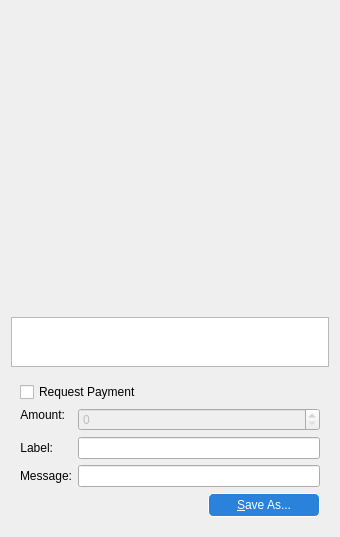
<?xml version="1.0" encoding="UTF-8"?>
<ui version="4.0">
 <class>QRCodeDialog</class>
 <widget class="QDialog" name="QRCodeDialog">
  <property name="geometry">
   <rect>
    <x>0</x>
    <y>0</y>
    <width>340</width>
    <height>530</height>
   </rect>
  </property>
  <property name="windowTitle">
   <string>QR Code Dialog</string>
  </property>
  <layout class="QVBoxLayout" name="verticalLayout_3">
   <item>
    <widget class="QLabel" name="lblQRCode">
     <property name="sizePolicy">
      <sizepolicy hsizetype="Expanding" vsizetype="Expanding">
       <horstretch>0</horstretch>
       <verstretch>0</verstretch>
      </sizepolicy>
     </property>
     <property name="minimumSize">
      <size>
       <width>300</width>
       <height>300</height>
      </size>
     </property>
     <property name="textFormat">
      <enum>Qt::PlainText</enum>
     </property>
     <property name="alignment">
      <set>Qt::AlignCenter</set>
     </property>
     <property name="wordWrap">
      <bool>true</bool>
     </property>
    </widget>
   </item>
   <item>
    <widget class="QPlainTextEdit" name="outUri">
     <property name="sizePolicy">
      <sizepolicy hsizetype="Expanding" vsizetype="Minimum">
       <horstretch>0</horstretch>
       <verstretch>0</verstretch>
      </sizepolicy>
     </property>
     <property name="minimumSize">
      <size>
       <width>0</width>
       <height>50</height>
      </size>
     </property>
     <property name="tabChangesFocus">
      <bool>true</bool>
     </property>
     <property name="textInteractionFlags">
      <set>Qt::TextSelectableByKeyboard|Qt::TextSelectableByMouse</set>
     </property>
    </widget>
   </item>
   <item>
    <widget class="QWidget" name="widget" native="true">
     <layout class="QVBoxLayout" name="verticalLayout_2">
      <item>
       <widget class="QCheckBox" name="chkReqPayment">
        <property name="enabled">
         <bool>true</bool>
        </property>
        <property name="text">
         <string>Request Payment</string>
        </property>
       </widget>
      </item>
      <item>
       <layout class="QFormLayout" name="formLayout">
        <property name="fieldGrowthPolicy">
         <enum>QFormLayout::AllNonFixedFieldsGrow</enum>
        </property>
        <item row="1" column="0">
         <widget class="QLabel" name="lblLabel">
          <property name="text">
           <string>Label:</string>
          </property>
          <property name="textFormat">
           <enum>Qt::PlainText</enum>
          </property>
          <property name="alignment">
           <set>Qt::AlignRight|Qt::AlignTrailing|Qt::AlignVCenter</set>
          </property>
          <property name="buddy">
           <cstring>lnLabel</cstring>
          </property>
         </widget>
        </item>
        <item row="1" column="1">
         <widget class="QLineEdit" name="lnLabel"/>
        </item>
        <item row="2" column="0">
         <widget class="QLabel" name="lblMessage">
          <property name="text">
           <string>Message:</string>
          </property>
          <property name="textFormat">
           <enum>Qt::PlainText</enum>
          </property>
          <property name="alignment">
           <set>Qt::AlignRight|Qt::AlignTrailing|Qt::AlignVCenter</set>
          </property>
          <property name="buddy">
           <cstring>lnMessage</cstring>
          </property>
         </widget>
        </item>
        <item row="2" column="1">
         <widget class="QLineEdit" name="lnMessage"/>
        </item>
        <item row="0" column="0">
         <widget class="QLabel" name="lblAmount">
          <property name="sizePolicy">
           <sizepolicy hsizetype="Preferred" vsizetype="Maximum">
            <horstretch>0</horstretch>
            <verstretch>0</verstretch>
           </sizepolicy>
          </property>
          <property name="text">
           <string>Amount:</string>
          </property>
          <property name="textFormat">
           <enum>Qt::PlainText</enum>
          </property>
          <property name="alignment">
           <set>Qt::AlignRight|Qt::AlignTrailing|Qt::AlignVCenter</set>
          </property>
          <property name="buddy">
           <cstring>lnReqAmount</cstring>
          </property>
         </widget>
        </item>
        <item row="0" column="1">
         <widget class="BitcoinAmountField" name="lnReqAmount">
          <property name="enabled">
           <bool>false</bool>
          </property>
          <property name="minimumSize">
           <size>
            <width>80</width>
            <height>0</height>
           </size>
          </property>
         </widget>
        </item>
       </layout>
      </item>
      <item>
       <layout class="QHBoxLayout" name="horizontalLayout">
        <item>
         <spacer name="horizontalSpacer">
          <property name="orientation">
           <enum>Qt::Horizontal</enum>
          </property>
          <property name="sizeHint" stdset="0">
           <size>
            <width>40</width>
            <height>20</height>
           </size>
          </property>
         </spacer>
        </item>
        <item>
         <widget class="QPushButton" name="btnSaveAs">
          <property name="styleSheet">
           <string notr="true">background: #2a82db; color: white; border-radius: 5px; padding:4px 28px;border:1px solid white;</string>
          </property>
          <property name="text">
           <string>&amp;Save As...</string>
          </property>
         </widget>
        </item>
       </layout>
      </item>
     </layout>
    </widget>
   </item>
  </layout>
 </widget>
 <customwidgets>
  <customwidget>
   <class>BitcoinAmountField</class>
   <extends>QSpinBox</extends>
   <header>bitcoinamountfield.h</header>
   <container>1</container>
  </customwidget>
 </customwidgets>
 <resources/>
 <connections>
  <connection>
   <sender>chkReqPayment</sender>
   <signal>clicked(bool)</signal>
   <receiver>lnReqAmount</receiver>
   <slot>setEnabled(bool)</slot>
   <hints>
    <hint type="sourcelabel">
     <x>92</x>
     <y>285</y>
    </hint>
    <hint type="destinationlabel">
     <x>98</x>
     <y>311</y>
    </hint>
   </hints>
  </connection>
 </connections>
</ui>
